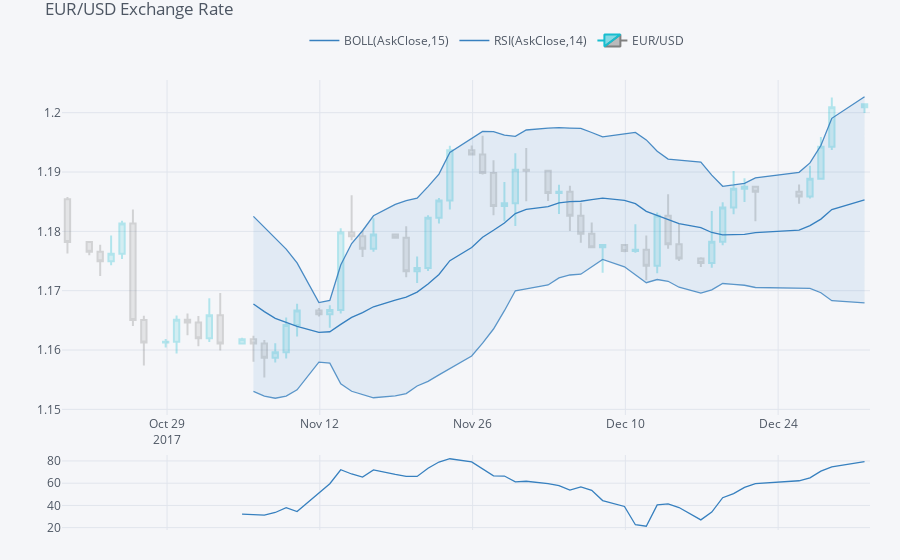

Notebook code cell kept with this figure:
### Code cell
plyo.iplot(qf.iplot(asFigure=True),image='png',filename='qf_03')
